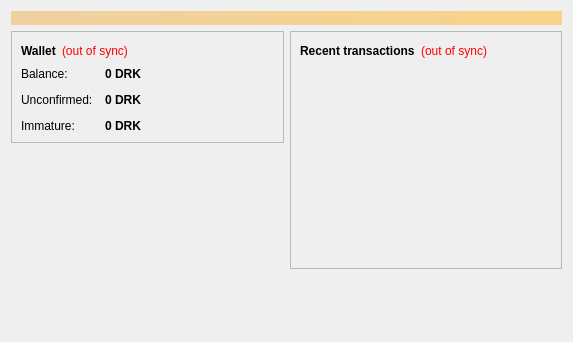
<?xml version="1.0" encoding="UTF-8"?>
<ui version="4.0">
 <class>OverviewPage</class>
 <widget class="QWidget" name="OverviewPage">
  <property name="geometry">
   <rect>
    <x>0</x>
    <y>0</y>
    <width>573</width>
    <height>342</height>
   </rect>
  </property>
  <property name="windowTitle">
   <string>Form</string>
  </property>
  <layout class="QVBoxLayout" name="topLayout">
   <item>
    <widget class="QLabel" name="labelAlerts">
     <property name="visible">
      <bool>false</bool>
     </property>
     <property name="styleSheet">
      <string notr="true">background-color: qlineargradient(x1: 0, y1: 0, x2: 1, y2: 0, stop:0 #F0D0A0, stop:1 #F8D488); color:#000000;</string>
     </property>
     <property name="wordWrap">
      <bool>true</bool>
     </property>
     <property name="margin">
      <number>3</number>
     </property>
    </widget>
   </item>
   <item>
    <layout class="QHBoxLayout" name="horizontalLayout" stretch="1,1">
     <item>
      <layout class="QVBoxLayout" name="verticalLayout_2">
       <item>
        <widget class="QFrame" name="frame">
         <property name="frameShape">
          <enum>QFrame::StyledPanel</enum>
         </property>
         <property name="frameShadow">
          <enum>QFrame::Raised</enum>
         </property>
         <layout class="QVBoxLayout" name="verticalLayout_4">
          <item>
           <layout class="QHBoxLayout" name="horizontalLayout_4">
            <item>
             <widget class="QLabel" name="label_5">
              <property name="font">
               <font>
                <weight>75</weight>
                <bold>true</bold>
               </font>
              </property>
              <property name="text">
               <string>Wallet</string>
              </property>
             </widget>
            </item>
            <item>
             <widget class="QLabel" name="labelWalletStatus">
              <property name="toolTip">
               <string>The displayed information may be out of date. Your wallet automatically synchronizes with the TMCoin network after a connection is established, but this process has not completed yet.</string>
              </property>
              <property name="styleSheet">
               <string notr="true">QLabel { color: red; }</string>
              </property>
              <property name="text">
               <string notr="true">(out of sync)</string>
              </property>
              <property name="alignment">
               <set>Qt::AlignLeading|Qt::AlignLeft|Qt::AlignVCenter</set>
              </property>
             </widget>
            </item>
            <item>
             <spacer name="horizontalSpacer_2">
              <property name="orientation">
               <enum>Qt::Horizontal</enum>
              </property>
              <property name="sizeHint" stdset="0">
               <size>
                <width>40</width>
                <height>20</height>
               </size>
              </property>
             </spacer>
            </item>
           </layout>
          </item>
          <item>
           <layout class="QFormLayout" name="formLayout_2">
            <property name="fieldGrowthPolicy">
             <enum>QFormLayout::AllNonFixedFieldsGrow</enum>
            </property>
            <property name="horizontalSpacing">
             <number>12</number>
            </property>
            <property name="verticalSpacing">
             <number>12</number>
            </property>
            <item row="0" column="0">
             <widget class="QLabel" name="label">
              <property name="text">
               <string>Balance:</string>
              </property>
             </widget>
            </item>
            <item row="0" column="1">
             <widget class="QLabel" name="labelBalance">
              <property name="font">
               <font>
                <weight>75</weight>
                <bold>true</bold>
               </font>
              </property>
              <property name="cursor">
               <cursorShape>IBeamCursor</cursorShape>
              </property>
              <property name="toolTip">
               <string>Your current balance</string>
              </property>
              <property name="text">
               <string notr="true">0 DRK</string>
              </property>
              <property name="textInteractionFlags">
               <set>Qt::LinksAccessibleByMouse|Qt::TextSelectableByKeyboard|Qt::TextSelectableByMouse</set>
              </property>
             </widget>
            </item>
            <item row="1" column="0">
             <widget class="QLabel" name="label_3">
              <property name="text">
               <string>Unconfirmed:</string>
              </property>
             </widget>
            </item>
            <item row="1" column="1">
             <widget class="QLabel" name="labelUnconfirmed">
              <property name="font">
               <font>
                <weight>75</weight>
                <bold>true</bold>
               </font>
              </property>
              <property name="cursor">
               <cursorShape>IBeamCursor</cursorShape>
              </property>
              <property name="toolTip">
               <string>Total of transactions that have yet to be confirmed, and do not yet count toward the current balance</string>
              </property>
              <property name="text">
               <string notr="true">0 DRK</string>
              </property>
              <property name="textInteractionFlags">
               <set>Qt::LinksAccessibleByMouse|Qt::TextSelectableByKeyboard|Qt::TextSelectableByMouse</set>
              </property>
             </widget>
            </item>
            <item row="2" column="0">
             <widget class="QLabel" name="labelImmatureText">
              <property name="text">
               <string>Immature:</string>
              </property>
             </widget>
            </item>
            <item row="2" column="1">
             <widget class="QLabel" name="labelImmature">
              <property name="font">
               <font>
                <weight>75</weight>
                <bold>true</bold>
               </font>
              </property>
              <property name="toolTip">
               <string>Mined balance that has not yet matured</string>
              </property>
              <property name="text">
               <string notr="true">0 DRK</string>
              </property>
              <property name="textInteractionFlags">
               <set>Qt::LinksAccessibleByMouse|Qt::TextSelectableByKeyboard|Qt::TextSelectableByMouse</set>
              </property>
             </widget>
            </item>
           </layout>
          </item>
         </layout>
        </widget>
       </item>
       <item>
        <spacer name="verticalSpacer">
         <property name="orientation">
          <enum>Qt::Vertical</enum>
         </property>
         <property name="sizeHint" stdset="0">
          <size>
           <width>20</width>
           <height>40</height>
          </size>
         </property>
        </spacer>
       </item>
      </layout>
     </item>
     <item>
      <layout class="QVBoxLayout" name="verticalLayout_3">
       <item>
        <widget class="QFrame" name="frame_2">
         <property name="frameShape">
          <enum>QFrame::StyledPanel</enum>
         </property>
         <property name="frameShadow">
          <enum>QFrame::Raised</enum>
         </property>
         <layout class="QVBoxLayout" name="verticalLayout">
          <item>
           <layout class="QHBoxLayout" name="horizontalLayout_2">
            <item>
             <widget class="QLabel" name="label_4">
              <property name="text">
               <string>&lt;b&gt;Recent transactions&lt;/b&gt;</string>
              </property>
             </widget>
            </item>
            <item>
             <widget class="QLabel" name="labelTransactionsStatus">
              <property name="toolTip">
               <string>The displayed information may be out of date. Your wallet automatically synchronizes with the TMCoin network after a connection is established, but this process has not completed yet.</string>
              </property>
              <property name="styleSheet">
               <string notr="true">QLabel { color: red; }</string>
              </property>
              <property name="text">
               <string notr="true">(out of sync)</string>
              </property>
              <property name="alignment">
               <set>Qt::AlignRight|Qt::AlignTrailing|Qt::AlignVCenter</set>
              </property>
             </widget>
            </item>
            <item>
             <spacer name="horizontalSpacer">
              <property name="orientation">
               <enum>Qt::Horizontal</enum>
              </property>
              <property name="sizeHint" stdset="0">
               <size>
                <width>40</width>
                <height>20</height>
               </size>
              </property>
             </spacer>
            </item>
           </layout>
          </item>
          <item>
           <widget class="QListView" name="listTransactions">
            <property name="styleSheet">
             <string notr="true">QListView { background: transparent; }</string>
            </property>
            <property name="frameShape">
             <enum>QFrame::NoFrame</enum>
            </property>
            <property name="verticalScrollBarPolicy">
             <enum>Qt::ScrollBarAlwaysOff</enum>
            </property>
            <property name="horizontalScrollBarPolicy">
             <enum>Qt::ScrollBarAlwaysOff</enum>
            </property>
            <property name="selectionMode">
             <enum>QAbstractItemView::NoSelection</enum>
            </property>
           </widget>
          </item>
         </layout>
        </widget>
       </item>
       <item>
        <spacer name="verticalSpacer_2">
         <property name="orientation">
          <enum>Qt::Vertical</enum>
         </property>
         <property name="sizeHint" stdset="0">
          <size>
           <width>20</width>
           <height>40</height>
          </size>
         </property>
        </spacer>
       </item>
      </layout>
     </item>
    </layout>
   </item>
  </layout>
 </widget>
 <resources/>
 <connections/>
</ui>
